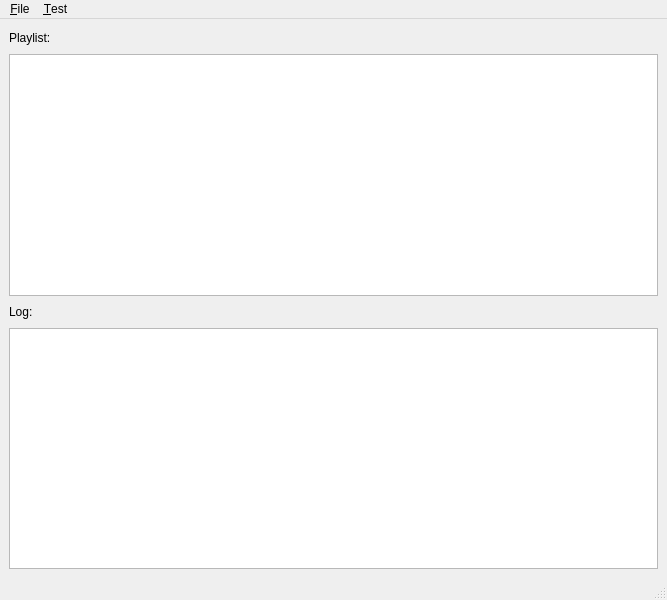
<?xml version="1.0" encoding="UTF-8"?>
<ui version="4.0">
 <class>muroaserverClass</class>
 <widget class="QMainWindow" name="muroaserverClass">
  <property name="geometry">
   <rect>
    <x>0</x>
    <y>0</y>
    <width>667</width>
    <height>600</height>
   </rect>
  </property>
  <property name="windowTitle">
   <string>Muroa Server</string>
  </property>
  <widget class="QWidget" name="centralwidget">
   <layout class="QGridLayout" name="gridLayout">
    <item row="0" column="0">
     <widget class="QLabel" name="label_2">
      <property name="text">
       <string>Playlist:</string>
      </property>
     </widget>
    </item>
    <item row="0" column="1" colspan="2">
     <spacer name="horizontalSpacer_2">
      <property name="orientation">
       <enum>Qt::Horizontal</enum>
      </property>
      <property name="sizeHint" stdset="0">
       <size>
        <width>595</width>
        <height>20</height>
       </size>
      </property>
     </spacer>
    </item>
    <item row="1" column="0" colspan="3">
     <widget class="QTableView" name="tableView"/>
    </item>
    <item row="2" column="0" colspan="2">
     <widget class="QLabel" name="label">
      <property name="text">
       <string>Log:</string>
      </property>
     </widget>
    </item>
    <item row="2" column="2">
     <spacer name="horizontalSpacer">
      <property name="orientation">
       <enum>Qt::Horizontal</enum>
      </property>
      <property name="sizeHint" stdset="0">
       <size>
        <width>589</width>
        <height>20</height>
       </size>
      </property>
     </spacer>
    </item>
    <item row="3" column="0" colspan="3">
     <widget class="QPlainTextEdit" name="plainTextEdit"/>
    </item>
   </layout>
  </widget>
  <widget class="QMenuBar" name="menubar">
   <property name="geometry">
    <rect>
     <x>0</x>
     <y>0</y>
     <width>667</width>
     <height>23</height>
    </rect>
   </property>
   <widget class="QMenu" name="menu_File">
    <property name="title">
     <string>&amp;File</string>
    </property>
    <addaction name="actionExit"/>
    <addaction name="action_Open"/>
   </widget>
   <widget class="QMenu" name="menu_Test">
    <property name="title">
     <string>&amp;Test</string>
    </property>
    <addaction name="action_next_Revision"/>
    <addaction name="actionScan_collection"/>
   </widget>
   <addaction name="menu_File"/>
   <addaction name="menu_Test"/>
  </widget>
  <widget class="QStatusBar" name="statusbar"/>
  <action name="actionExit">
   <property name="text">
    <string>E&amp;xit</string>
   </property>
   <property name="shortcut">
    <string>Alt+X</string>
   </property>
  </action>
  <action name="action_Open">
   <property name="text">
    <string>&amp;Open ...</string>
   </property>
  </action>
  <action name="action_next_Revision">
   <property name="text">
    <string>&amp;next Revision</string>
   </property>
  </action>
  <action name="actionScan_collection">
   <property name="text">
    <string>scan collection</string>
   </property>
  </action>
 </widget>
 <resources/>
 <connections/>
</ui>
